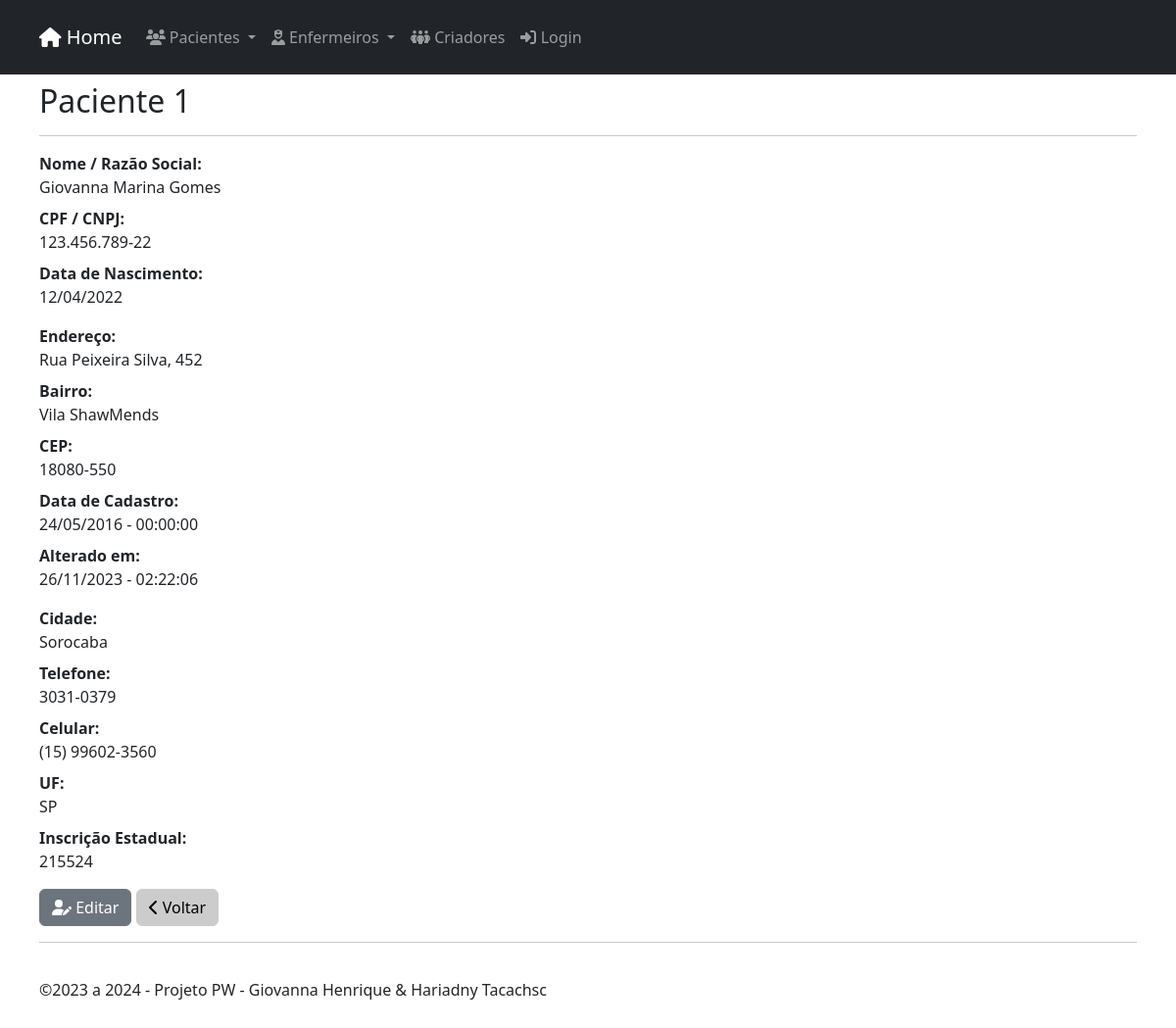
/customers/view.php?id=1, run on the app's committed database.
### tables this page shows
CREATE TABLE `customers` (
  `id` int(11) UNSIGNED NOT NULL,
  `name` varchar(255) NOT NULL,
  `cpf_cnpj` varchar(14) NOT NULL,
  `birthdate` date NOT NULL,
  `address` varchar(255) NOT NULL,
  `hood` varchar(100) NOT NULL,
  `zip_code` varchar(8) NOT NULL,
  `city` varchar(100) NOT NULL,
  `state` varchar(2) NOT NULL,
  `phone` varchar(11) NOT NULL,
  `mobile` varchar(11) NOT NULL,
  `ie` varchar(15) NOT NULL,
  `created` datetime NOT NULL,
  `modified` datetime NOT NULL
);

### inc/database.php (called while the page is built, shortened)
<?php
    function open_database()
    {
        try {
            $conn = new mysqli(DB_HOST, DB_USER, DB_PASSWORD, DB_NAME);
            $conn->set_charset("utf8");
            return $conn;
        } catch (Exception $e) {
            throw new Exception($e->getMessage());
        }
    }
    function find( $table = null, $id = null ) {
        try {
            $database = open_database();
            $found = null;
            if ($id) {
                $sql = "SELECT * FROM " . $table . " WHERE id = " . $id;
                $result = $database->query($sql);
                if ($result->num_rows > 0) {
                    $found = $result->fetch_assoc();
                }
            }
        } catch (Exception $e) {
            $_SESSION['message'] = $e->GetMessage();
            $_SESSION['type'] = 'danger';
        }
        return $found;
    }
    function formatadata( $date, $formato ) {
        $dt = new DateTime ( $date, new DateTimeZone("America/Sao_Paulo"));
        return $dt -> format($formato);
    }
    function formatacep( $cep ) {
        $cp = substr($cep, 0, 5) . "-" . substr($cep, 5);
        return $cp;
    }
    function formatatel( $tel ) {
        $tl = substr($tel, 0, 4) . "-" . substr($tel, 4);
        return $tl;
    }
    function formatacel( $cell ) {
        $cll = "(" . substr($cell, 0, 2) . ") " . substr($cell, 2 ,5) . "-" . substr($cell, 7);
        return $cll;
    }
?>

### customers/functions.php (called while the page is built, shortened)
<?php
    function view($id = null) {
        $customer = find("customers", $id);
    }
?>

### customers/view.php (the view, shortened to what this page needs)
<?php
	include("functions.php");
	view($_GET['id']);
    include(HEADER_TEMPLATE);
?>
            <h2>Paciente <?php echo $customer['id']; ?></h2>
            <hr>
            <dl class="dl-horizontal">
                <dt>Nome / Razão Social:</dt>
                <dd><?php echo $customer['name']; ?></dd>
                <dt>CPF / CNPJ:</dt>
                <dd><?php echo $customer['cpf_cnpj']; ?></dd>
                <dt>Data de Nascimento:</dt>
                <dd><?php echo formatadata($customer['birthdate'], "d/m/Y "); ?></dd>
            </dl>
            <dl class="dl-horizontal">
                <dt>Endereço:</dt>
                <dd><?php echo $customer['address']; ?></dd>
                <dt>Bairro:</dt>
                <dd><?php echo $customer['hood']; ?></dd>
                <dt>CEP:</dt>
                <dd><?php echo formatacep($customer['zip_code']); ?></dd>
                <dt>Data de Cadastro:</dt>
                <dd><?php echo formatadata($customer['created'], "d/m/Y - H:i:s"); ?></dd>
                <dt>Alterado em:</dt>
                <dd><?php echo formatadata($customer['modified'], "d/m/Y - H:i:s"); ?></dd>
            </dl>
            <dl class="dl-horizontal">
                <dt>Cidade:</dt>
                <dd><?php echo $customer['city']; ?></dd>
                <dt>Telefone:</dt>
                <dd><?php echo formatatel($customer['phone']); ?></dd>
                <dt>Celular:</dt>
                <dd><?php echo formatacel($customer['mobile']); ?></dd>
                <dt>UF:</dt>
                <dd><?php echo $customer['state']; ?></dd>
                <dt>Inscrição Estadual:</dt>
                <dd><?php echo $customer['ie']; ?></dd>
            </dl>
            <div id="actions" class="row">
                <div class="col-md-12">
                <a href="edit.php?id=<?php echo $customer['id']; ?>" class="btn btn-secondary">
                    <i class="fa-solid fa-user-pen"></i> Editar
                </a>
                <a href="index.php" class="btn btn-light ">
                    <i class="fa-solid fa-chevron-left"></i> Voltar
                </a>
                </div>
            </div>
<?php include(FOOTER_TEMPLATE); ?>

### inc/header.php (shortened to what this page needs)
<!DOCTYPE html>
<html>
    <head>
        <link rel="stylesheet" href="<?php echo BASEURL; ?>css/bootstrap/bootstrap.min.css">
        <link rel="stylesheet" href="<?php echo BASEURL; ?>css/style.css">
        <link rel="stylesheet" href="<?php echo BASEURL; ?>css/style.css">
        <link rel="stylesheet" href="<?php echo BASEURL; ?>css/awesome/all.min.css">
    </head>
    <body>
        <nav class="navbar navbar-expand-lg bg-dark fixed-top" data-bs-theme="dark">
            <div class="container">
                <a class="navbar-brand" href="<?php echo BASEURL; ?>"><i class="fa-solid fa-house"></i> Home</a>
                <div class="collapse navbar-collapse" id="navbarSupportedContent">
                    <ul class="navbar-nav me-auto mb-2 mb-lg-0">
                        <li class="nav-item dropdown">
                            <a class="nav-link dropdown-toggle" href="#" role="button" data-bs-toggle="dropdown" aria-expanded="false">
                                <i class="fa-solid fa-users"></i> Pacientes
                            </a>
                        </li>
                        <li class="nav-item dropdown">
                            <a class="nav-link dropdown-toggle" href="#" role="button" data-bs-toggle="dropdown" aria-expanded="false">
                                <i class="fa-solid fa-user-nurse"></i> Enfermeiros
                            </a>
                        </li>
                        <?php if (isset($_SESSION['user'])) :  ?>
                            <?php if ($_SESSION['user'] == "admin") :  ?>
                                <li class="nav-item dropdown">
                                    <a class="nav-link dropdown-toggle" href="#" role="button" data-bs-toggle="dropdown" aria-expanded="false">
                                        <i class="fa-solid fa-users-gear"></i> Usuários
                                    </a>
                                    <ul class="dropdown-menu">
                                        <li><a class="dropdown-item" href="<?php echo BASEURL; ?>usuarios"><i class="fa-solid fa-users-gear"></i> Gerenciar o Usuários</a></li>
                                        <li><a class="dropdown-item" href="<?php echo BASEURL; ?>usuarios/add.php"><i class="fa-solid fa-user-tie"></i> Novo Usuário</a></li>
                                    </ul>
                                </li>
                            <?php endif; ?>
                            <li class="nav-item">
                                <a class="nav-link" href="<?php echo BASEURL; ?>criadores.php">
                                    <i class="fa-solid fa-people-group"></i> Criadores
                                </a>
                            </li>
                            <li class="nav-item">
                                <a class="nav-link" href="<?php echo BASEURL . "usuarios/view.php?id=" . $_SESSION['id'] ?>">Bem vindo <?php echo $_SESSION['user'] ?>!</a>
                            </li>
                            </ul>
                            <style>
                                .text-secondary:hover .nav-link {
                                    color: #eee;
                                    transition: .5s;
                                    background-color: #6c757d !important;
                                }
                            </style>
                            <div class="text-secondary">
                                <a class="nav-link border pt-1 pb-1 ps-3 pe-3 rounded" href="<?php echo BASEURL; ?>inc/logout.php">
                                    <i class="fa-solid fa-plug-circle-xmark"></i> Desconectar
                                </a>
                            </div>
                        <?php else : ?>
                            <li class="nav-item">
                                <a class="nav-link" href="<?php echo BASEURL; ?>criadores.php">
                                    <i class="fa-solid fa-people-group"></i> Criadores
                                </a>
                            </li>
                            <div class="">
                                <a class="nav-link" href="<?php echo BASEURL; ?>inc/login.php">
                                    <i class="fa-solid fa-right-to-bracket"></i> Login
                                </a>
                            </div>
                        <?php endif; ?>
                </div>
            </div>
        </nav>
        <main class="container">
            <br>

### inc/footer.php (shortened to what this page needs)
            <hr>
        </main>
        <footer class="container">
        <?php $hoje = new DateTime("now", new DateTimeZone("America/Sao_Paulo")); ?>
            <p>&copy;2023 a <?php echo $hoje -> format("Y"); ?> - Projeto PW - Giovanna Henrique & Hariadny Tacachsc</p>
        </footer>
    </body>
</html>

### css/style.css (style rules this page uses)
.container { padding: 10px; }

### inc/header.php (style rules this page uses)
body { padding-top: 50px; padding-bottom: 20px; }
.btn-light { background-color: #ccc; border-color: #ccc; transition: 0.5s; }
.btn { transition: 0.5s; }

### data on the page
customers: id "1", name "Giovanna Marina Gomes", cpf_cnpj "123.456.789-22", birthdate "12/04/2022", address "Rua Peixeira Silva, 452", hood "Vila ShawMends", zip_code "18080-550", created "24/05/2016 - 00:00:00", modified "26/11/2023 - 02:22:06", city "Sorocaba", phone "3031-0379", mobile "(15) 99602-3560", state "SP", ie "215524"

### other printed values
$hoje -> format("Y") "2024"
